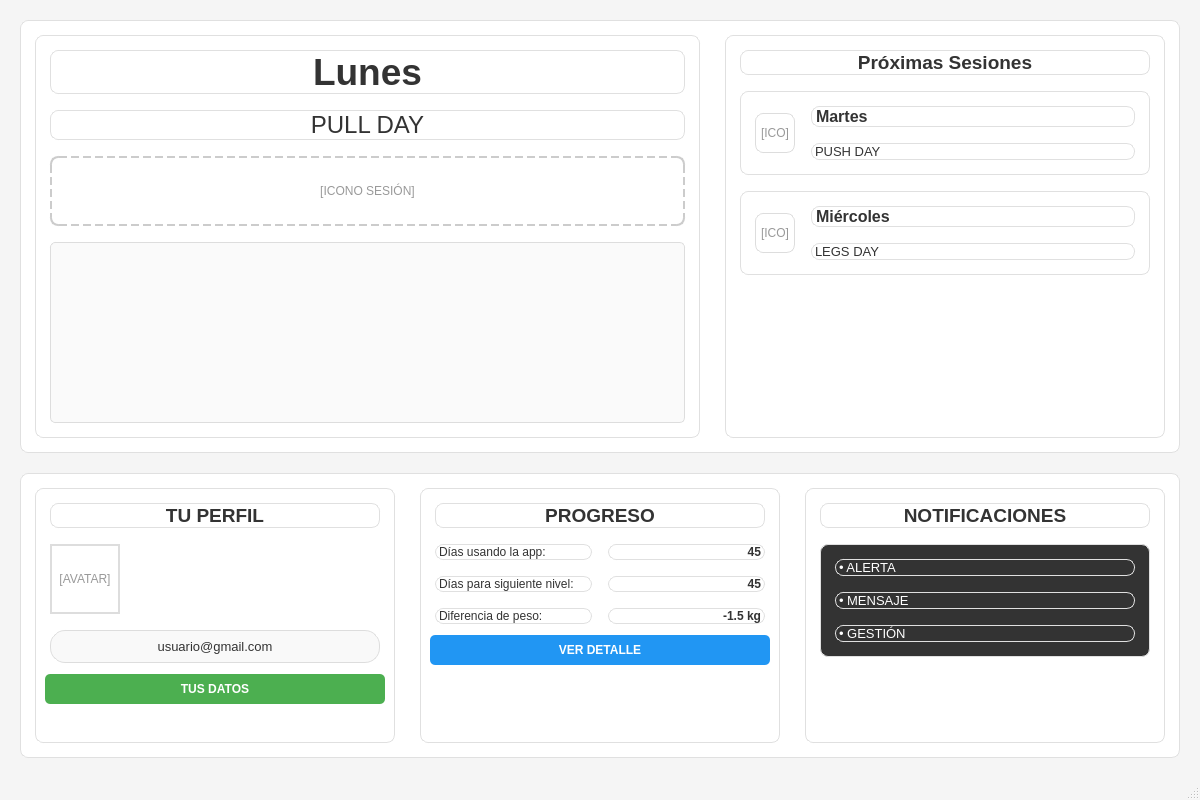
<?xml version="1.0" encoding="UTF-8"?>
<ui version="4.0">
 <class>MainWindow</class>
 <widget class="QMainWindow" name="MainWindow">
  <property name="geometry">
   <rect>
    <x>0</x>
    <y>0</y>
    <width>1200</width>
    <height>800</height>
   </rect>
  </property>
  <property name="windowTitle">
   <string>GymSync - Pantalla Principal</string>
  </property>
  <property name="styleSheet">
   <string>QMainWindow {
    background-color: #f5f5f5;
}

QFrame {
    background-color: white;
    border: 1px solid #e0e0e0;
    border-radius: 8px;
    margin: 5px;
}

QLabel {
    color: #333333;
    font-family: Arial, sans-serif;
}

QPushButton {
    background-color: #4CAF50;
    color: white;
    border: none;
    border-radius: 5px;
    padding: 8px 16px;
    font-weight: bold;
}

QPushButton:hover {
    background-color: #45a049;
}

QPushButton:pressed {
    background-color: #3d8b40;
}

QListWidget {
    border: 1px solid #ddd;
    border-radius: 5px;
    background-color: #fafafa;
}</string>
  </property>
  <widget class="QWidget" name="centralwidget">
   <layout class="QVBoxLayout" name="verticalLayout_main">
    <property name="spacing">
     <number>10</number>
    </property>
    <property name="leftMargin">
     <number>15</number>
    </property>
    <property name="topMargin">
     <number>15</number>
    </property>
    <property name="rightMargin">
     <number>15</number>
    </property>
    <property name="bottomMargin">
     <number>15</number>
    </property>
    <item>
     <!-- SECCIÓN SUPERIOR: ENTRENAMIENTO -->
     <widget class="QFrame" name="frame_entrenamiento">
      <property name="sizePolicy">
       <sizepolicy hsizetype="Expanding" vsizetype="Expanding">
        <horstretch>0</horstretch>
        <verstretch>3</verstretch>
       </sizepolicy>
      </property>
      <property name="frameShape">
       <enum>QFrame::StyledPanel</enum>
      </property>
      <property name="frameShadow">
       <enum>QFrame::Raised</enum>
      </property>
      <layout class="QHBoxLayout" name="horizontalLayout_entrenamiento">
       <property name="spacing">
        <number>15</number>
       </property>
       <item>
        <!-- SECCIÓN IZQUIERDA: SESIÓN ACTUAL -->
        <widget class="QFrame" name="frame_sesion_actual">
         <property name="sizePolicy">
          <sizepolicy hsizetype="Expanding" vsizetype="Expanding">
           <horstretch>3</horstretch>
           <verstretch>0</verstretch>
          </sizepolicy>
         </property>
         <layout class="QVBoxLayout" name="verticalLayout_sesion_actual">
          <item>
           <widget class="QLabel" name="lbl_dia_actual">
            <property name="font">
             <font>
              <pointsize>28</pointsize>
              <weight>75</weight>
              <bold>true</bold>
             </font>
            </property>
            <property name="alignment">
             <set>Qt::AlignCenter</set>
            </property>
            <property name="text">
             <string>Lunes</string>
            </property>
           </widget>
          </item>
          <item>
           <widget class="QLabel" name="lbl_tipo_sesion_actual">
            <property name="font">
             <font>
              <pointsize>18</pointsize>
              <weight>50</weight>
              <bold>false</bold>
             </font>
            </property>
            <property name="alignment">
             <set>Qt::AlignCenter</set>
            </property>
            <property name="text">
             <string>PULL DAY</string>
            </property>
           </widget>
          </item>
          <item>
           <widget class="QLabel" name="lbl_icono_sesion_actual">
            <property name="sizePolicy">
             <sizepolicy hsizetype="Expanding" vsizetype="Fixed">
              <horstretch>0</horstretch>
              <verstretch>0</verstretch>
             </sizepolicy>
            </property>
            <property name="minimumSize">
             <size>
              <width>0</width>
              <height>80</height>
             </size>
            </property>
            <property name="maximumSize">
             <size>
              <width>16777215</width>
              <height>80</height>
             </size>
            </property>
            <property name="alignment">
             <set>Qt::AlignCenter</set>
            </property>
            <property name="text">
             <string>[ICONO SESIÓN]</string>
            </property>
            <property name="styleSheet">
             <string>border: 2px dashed #ccc; color: #999;</string>
            </property>
           </widget>
          </item>
          <item>
           <widget class="QListWidget" name="lista_ejercicios_actuales">
            <property name="sizePolicy">
             <sizepolicy hsizetype="Expanding" vsizetype="Expanding">
              <horstretch>0</horstretch>
              <verstretch>0</verstretch>
             </sizepolicy>
            </property>
           </widget>
          </item>
         </layout>
        </widget>
       </item>
       <item>
        <!-- SECCIÓN DERECHA: PRÓXIMAS SESIONES -->
        <widget class="QFrame" name="frame_proximas_sesiones">
         <property name="sizePolicy">
          <sizepolicy hsizetype="Expanding" vsizetype="Expanding">
           <horstretch>2</horstretch>
           <verstretch>0</verstretch>
          </sizepolicy>
         </property>
         <layout class="QVBoxLayout" name="verticalLayout_proximas_sesiones">
          <item>
           <widget class="QLabel" name="lbl_titulo_proximas">
            <property name="font">
             <font>
              <pointsize>14</pointsize>
              <weight>75</weight>
              <bold>true</bold>
             </font>
            </property>
            <property name="alignment">
             <set>Qt::AlignCenter</set>
            </property>
            <property name="text">
             <string>Próximas Sesiones</string>
            </property>
           </widget>
          </item>
          <item>
           <!-- PRÓXIMA SESIÓN 1 -->
           <widget class="QFrame" name="frame_proximo_1">
            <property name="frameShape">
             <enum>QFrame::Box</enum>
            </property>
            <layout class="QHBoxLayout" name="horizontalLayout_proximo_1">
             <item>
              <widget class="QLabel" name="lbl_icono_sesion_proximo1">
               <property name="minimumSize">
                <size>
                 <width>50</width>
                 <height>50</height>
                </size>
               </property>
               <property name="maximumSize">
                <size>
                 <width>50</width>
                 <height>50</height>
                </size>
               </property>
               <property name="alignment">
                <set>Qt::AlignCenter</set>
               </property>
               <property name="text">
                <string>[ICO]</string>
               </property>
               <property name="styleSheet">
                <string>border: 1px solid #ddd; color: #999;</string>
               </property>
              </widget>
             </item>
             <item>
              <layout class="QVBoxLayout" name="verticalLayout_info_proximo_1">
               <item>
                <widget class="QLabel" name="lbl_dia_proximo1">
                 <property name="font">
                  <font>
                   <pointsize>12</pointsize>
                   <weight>75</weight>
                   <bold>true</bold>
                  </font>
                 </property>
                 <property name="text">
                  <string>Martes</string>
                 </property>
                </widget>
               </item>
               <item>
                <widget class="QLabel" name="lbl_tipo_sesion_proximo1">
                 <property name="font">
                  <font>
                   <pointsize>10</pointsize>
                  </font>
                 </property>
                 <property name="text">
                  <string>PUSH DAY</string>
                 </property>
                </widget>
               </item>
              </layout>
             </item>
            </layout>
           </widget>
          </item>
          <item>
           <!-- PRÓXIMA SESIÓN 2 -->
           <widget class="QFrame" name="frame_proximo_2">
            <property name="frameShape">
             <enum>QFrame::Box</enum>
            </property>
            <layout class="QHBoxLayout" name="horizontalLayout_proximo_2">
             <item>
              <widget class="QLabel" name="lbl_icono_sesion_proximo2">
               <property name="minimumSize">
                <size>
                 <width>50</width>
                 <height>50</height>
                </size>
               </property>
               <property name="maximumSize">
                <size>
                 <width>50</width>
                 <height>50</height>
                </size>
               </property>
               <property name="alignment">
                <set>Qt::AlignCenter</set>
               </property>
               <property name="text">
                <string>[ICO]</string>
               </property>
               <property name="styleSheet">
                <string>border: 1px solid #ddd; color: #999;</string>
               </property>
              </widget>
             </item>
             <item>
              <layout class="QVBoxLayout" name="verticalLayout_info_proximo_2">
               <item>
                <widget class="QLabel" name="lbl_dia_proximo2">
                 <property name="font">
                  <font>
                   <pointsize>12</pointsize>
                   <weight>75</weight>
                   <bold>true</bold>
                  </font>
                 </property>
                 <property name="text">
                  <string>Miércoles</string>
                 </property>
                </widget>
               </item>
               <item>
                <widget class="QLabel" name="lbl_tipo_sesion_proximo2">
                 <property name="font">
                  <font>
                   <pointsize>10</pointsize>
                  </font>
                 </property>
                 <property name="text">
                  <string>LEGS DAY</string>
                 </property>
                </widget>
               </item>
              </layout>
             </item>
            </layout>
           </widget>
          </item>
          <item>
           <spacer name="verticalSpacer_proximas">
            <property name="orientation">
             <enum>Qt::Vertical</enum>
            </property>
            <property name="sizeHint" stdset="0">
             <size>
              <width>20</width>
              <height>40</height>
             </size>
            </property>
           </spacer>
          </item>
         </layout>
        </widget>
       </item>
      </layout>
     </widget>
    </item>
    <item>
     <!-- SECCIÓN INFERIOR: PERFIL, PROGRESO Y NOTIFICACIONES -->
     <widget class="QFrame" name="frame_inferior">
      <property name="sizePolicy">
       <sizepolicy hsizetype="Expanding" vsizetype="Expanding">
        <horstretch>0</horstretch>
        <verstretch>2</verstretch>
       </sizepolicy>
      </property>
      <property name="frameShape">
       <enum>QFrame::StyledPanel</enum>
      </property>
      <property name="frameShadow">
       <enum>QFrame::Raised</enum>
      </property>
      <layout class="QHBoxLayout" name="horizontalLayout_inferior">
       <property name="spacing">
        <number>15</number>
       </property>
       <item>
        <!-- SECCIÓN PERFIL -->
        <widget class="QFrame" name="frame_perfil">
         <property name="sizePolicy">
          <sizepolicy hsizetype="Expanding" vsizetype="Expanding">
           <horstretch>1</horstretch>
           <verstretch>0</verstretch>
          </sizepolicy>
         </property>
         <layout class="QVBoxLayout" name="verticalLayout_perfil">
          <item>
           <widget class="QLabel" name="lbl_titulo_perfil">
            <property name="font">
             <font>
              <pointsize>14</pointsize>
              <weight>75</weight>
              <bold>true</bold>
             </font>
            </property>
            <property name="alignment">
             <set>Qt::AlignCenter</set>
            </property>
            <property name="text">
             <string>TU PERFIL</string>
            </property>
           </widget>
          </item>
          <item>
           <widget class="QLabel" name="lbl_avatar_usuario">
            <property name="minimumSize">
             <size>
              <width>80</width>
              <height>80</height>
             </size>
            </property>
            <property name="maximumSize">
             <size>
              <width>80</width>
              <height>80</height>
             </size>
            </property>
            <property name="alignment">
             <set>Qt::AlignCenter</set>
            </property>
            <property name="text">
             <string>[AVATAR]</string>
            </property>
            <property name="styleSheet">
             <string>border: 2px solid #ddd; border-radius: 40px; color: #999;</string>
            </property>
           </widget>
          </item>
          <item>
           <widget class="QLabel" name="lbl_correo_usuario">
            <property name="font">
             <font>
              <pointsize>10</pointsize>
             </font>
            </property>
            <property name="alignment">
             <set>Qt::AlignCenter</set>
            </property>
            <property name="text">
             <string>usuario@gmail.com</string>
            </property>
            <property name="styleSheet">
             <string>border: 1px solid #ddd; border-radius: 15px; padding: 8px; background-color: #f9f9f9;</string>
            </property>
           </widget>
          </item>
          <item>
           <widget class="QPushButton" name="btn_datos_perfil">
            <property name="text">
             <string>TUS DATOS</string>
            </property>
           </widget>
          </item>
          <item>
           <spacer name="verticalSpacer_perfil">
            <property name="orientation">
             <enum>Qt::Vertical</enum>
            </property>
            <property name="sizeHint" stdset="0">
             <size>
              <width>20</width>
              <height>40</height>
             </size>
            </property>
           </spacer>
          </item>
         </layout>
        </widget>
       </item>
       <item>
        <!-- SECCIÓN PROGRESO -->
        <widget class="QFrame" name="frame_progreso">
         <property name="sizePolicy">
          <sizepolicy hsizetype="Expanding" vsizetype="Expanding">
           <horstretch>1</horstretch>
           <verstretch>0</verstretch>
          </sizepolicy>
         </property>
         <layout class="QVBoxLayout" name="verticalLayout_progreso">
          <item>
           <widget class="QLabel" name="lbl_titulo_progreso">
            <property name="font">
             <font>
              <pointsize>14</pointsize>
              <weight>75</weight>
              <bold>true</bold>
             </font>
            </property>
            <property name="alignment">
             <set>Qt::AlignCenter</set>
            </property>
            <property name="text">
             <string>PROGRESO</string>
            </property>
           </widget>
          </item>
          <item>
           <layout class="QGridLayout" name="gridLayout_progreso">
            <item row="0" column="0">
             <widget class="QLabel" name="lbl_texto_dias_uso">
              <property name="text">
               <string>Días usando la app:</string>
              </property>
             </widget>
            </item>
            <item row="0" column="1">
             <widget class="QLabel" name="lbl_dias_uso">
              <property name="font">
               <font>
                <weight>75</weight>
                <bold>true</bold>
               </font>
              </property>
              <property name="text">
               <string>45</string>
              </property>
              <property name="alignment">
               <set>Qt::AlignRight|Qt::AlignTrailing|Qt::AlignVCenter</set>
              </property>
             </widget>
            </item>
            <item row="1" column="0">
             <widget class="QLabel" name="lbl_texto_siguiente_nivel">
              <property name="text">
               <string>Días para siguiente nivel:</string>
              </property>
             </widget>
            </item>
            <item row="1" column="1">
             <widget class="QLabel" name="lbl_dias_siguiente_nivel">
              <property name="font">
               <font>
                <weight>75</weight>
                <bold>true</bold>
               </font>
              </property>
              <property name="text">
               <string>45</string>
              </property>
              <property name="alignment">
               <set>Qt::AlignRight|Qt::AlignTrailing|Qt::AlignVCenter</set>
              </property>
             </widget>
            </item>
            <item row="2" column="0">
             <widget class="QLabel" name="lbl_texto_diferencia_peso">
              <property name="text">
               <string>Diferencia de peso:</string>
              </property>
             </widget>
            </item>
            <item row="2" column="1">
             <widget class="QLabel" name="lbl_diferencia_peso">
              <property name="font">
               <font>
                <weight>75</weight>
                <bold>true</bold>
               </font>
              </property>
              <property name="text">
               <string>-1.5 kg</string>
              </property>
              <property name="alignment">
               <set>Qt::AlignRight|Qt::AlignTrailing|Qt::AlignVCenter</set>
              </property>
             </widget>
            </item>
           </layout>
          </item>
          <item>
           <widget class="QPushButton" name="btn_expandir_progreso">
            <property name="text">
             <string>VER DETALLE</string>
            </property>
            <property name="styleSheet">
             <string>QPushButton {
    background-color: #2196F3;
}
QPushButton:hover {
    background-color: #1976D2;
}
QPushButton:pressed {
    background-color: #0D47A1;
}</string>
            </property>
           </widget>
          </item>
          <item>
           <spacer name="verticalSpacer_progreso">
            <property name="orientation">
             <enum>Qt::Vertical</enum>
            </property>
            <property name="sizeHint" stdset="0">
             <size>
              <width>20</width>
              <height>40</height>
             </size>
            </property>
           </spacer>
          </item>
         </layout>
        </widget>
       </item>
       <item>
        <!-- SECCIÓN NOTIFICACIONES -->
        <widget class="QFrame" name="frame_notificaciones">
         <property name="sizePolicy">
          <sizepolicy hsizetype="Expanding" vsizetype="Expanding">
           <horstretch>1</horstretch>
           <verstretch>0</verstretch>
          </sizepolicy>
         </property>
         <layout class="QVBoxLayout" name="verticalLayout_notificaciones">
          <item>
           <widget class="QLabel" name="lbl_titulo_notificaciones">
            <property name="font">
             <font>
              <pointsize>14</pointsize>
              <weight>75</weight>
              <bold>true</bold>
             </font>
            </property>
            <property name="alignment">
             <set>Qt::AlignCenter</set>
            </property>
            <property name="text">
             <string>NOTIFICACIONES</string>
            </property>
           </widget>
          </item>
          <item>
           <widget class="QFrame" name="frame_contenido_notificaciones">
            <property name="styleSheet">
             <string>QFrame {
    background-color: #333;
    color: white;
    border-radius: 8px;
}</string>
            </property>
            <layout class="QVBoxLayout" name="verticalLayout_contenido_notif">
             <item>
              <widget class="QLabel" name="lbl_notif_1">
               <property name="font">
                <font>
                 <pointsize>10</pointsize>
                </font>
               </property>
               <property name="text">
                <string>• ALERTA</string>
               </property>
               <property name="styleSheet">
                <string>color: white;</string>
               </property>
              </widget>
             </item>
             <item>
              <widget class="QLabel" name="lbl_notif_2">
               <property name="font">
                <font>
                 <pointsize>10</pointsize>
                </font>
               </property>
               <property name="text">
                <string>• MENSAJE</string>
               </property>
               <property name="styleSheet">
                <string>color: white;</string>
               </property>
              </widget>
             </item>
             <item>
              <widget class="QLabel" name="lbl_notif_3">
               <property name="font">
                <font>
                 <pointsize>10</pointsize>
                </font>
               </property>
               <property name="text">
                <string>• GESTIÓN</string>
               </property>
               <property name="styleSheet">
                <string>color: white;</string>
               </property>
              </widget>
             </item>
            </layout>
           </widget>
          </item>
          <item>
           <spacer name="verticalSpacer_notificaciones">
            <property name="orientation">
             <enum>Qt::Vertical</enum>
            </property>
            <property name="sizeHint" stdset="0">
             <size>
              <width>20</width>
              <height>40</height>
             </size>
            </property>
           </spacer>
          </item>
         </layout>
        </widget>
       </item>
      </layout>
     </widget>
    </item>
   </layout>
  </widget>
  <widget class="QMenuBar" name="menubar">
   <property name="geometry">
    <rect>
     <x>0</x>
     <y>0</y>
     <width>1200</width>
     <height>22</height>
    </rect>
   </property>
  </widget>
  <widget class="QStatusBar" name="statusbar"/>
 </widget>
 <resources/>
 <connections/>
</ui>
